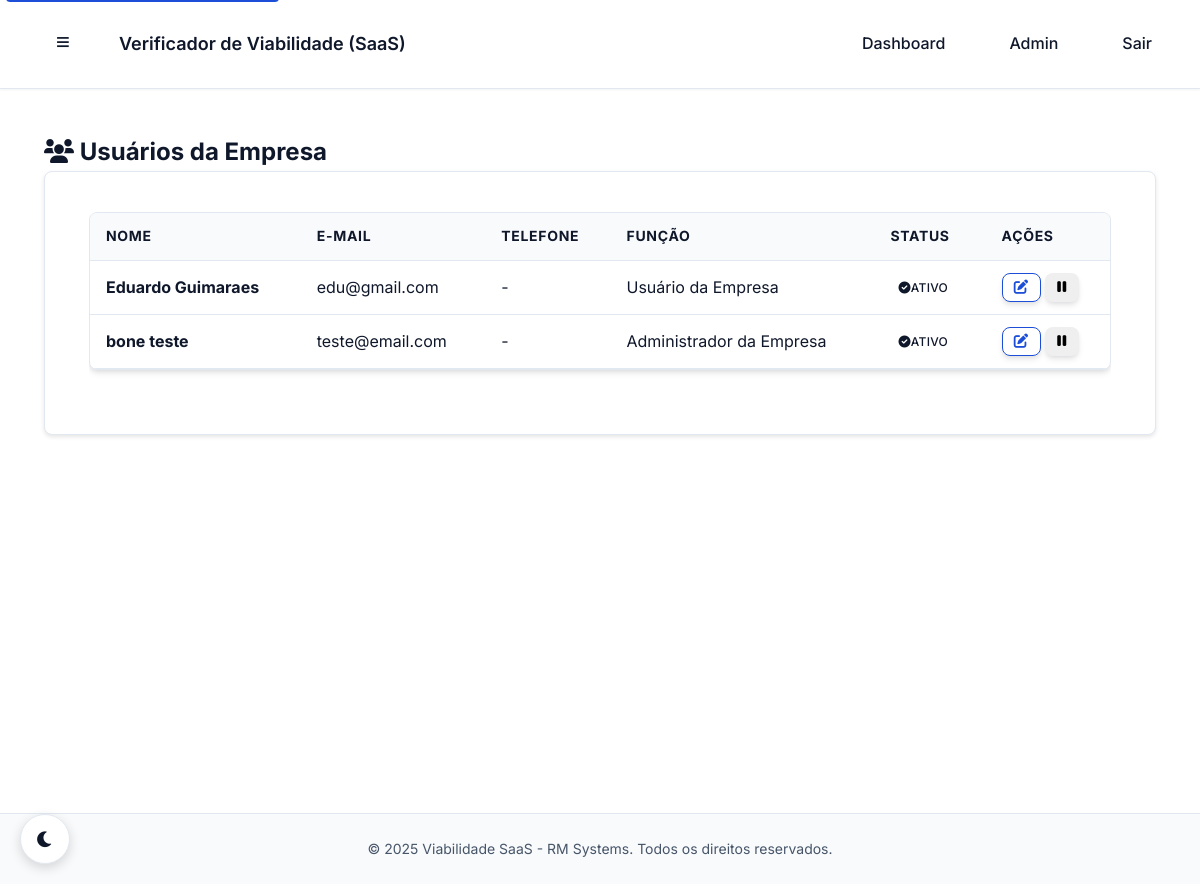
Screenshot of /fibramar/painel/usuarios/ (signed in) with the database file from the repository.
### core/models.py (models this page shows, shortened)
class CustomUser(AbstractUser):
    USER_ROLES = [
        ('RM', 'Administrador RM'),  # Você e o Bone
        ('COMPANY_ADMIN', 'Administrador da Empresa'),  # Admin da empresa cliente
        ('COMPANY_USER', 'Usuário da Empresa'),  # Usuário comum da empresa
    ]
    role = models.CharField(
        max_length=20,
        choices=USER_ROLES,
        default='COMPANY_USER',
        verbose_name="Função"
    )
    company = models.ForeignKey(
        Company,
        on_delete=models.CASCADE,
        null=True,
        blank=True,
        related_name='users',
        verbose_name="Empresa"
    )
    phone = models.CharField(max_length=20, blank=True, verbose_name="Telefone")
    created_at = models.DateTimeField(auto_now_add=True, verbose_name="Criado em")
    updated_at = models.DateTimeField(auto_now=True, verbose_name="Atualizado em")
    class Meta:
        verbose_name = "Usuário"
        verbose_name_plural = "Usuários"
    @property
    def is_rm_admin(self):
        return self.role == 'RM'
    @property
    def is_company_admin(self):
        return self.role == 'COMPANY_ADMIN'

### core/views.py (the view)
@login_required
@company_access_required(require_admin=False)
def company_user_list(request, company_slug):
    company = get_object_or_404(Company, slug=company_slug)
    users = CustomUser.objects.filter(company=company).order_by('username')
    return render(request, 'company/users/list.html', {'users': users, 'company': company})

### core/permissions.py (called while the page is built, shortened)
def company_access_required(require_admin=False):
    def decorator(view_func):
        @wraps(view_func)
        def _wrapped(request, *args, **kwargs):
            user = request.user
            if user.is_authenticated and (getattr(user, 'is_rm_admin', False) or getattr(user, 'is_superuser', False)):
                return view_func(request, *args, **kwargs)
        return _wrapped
    return decorator

### templates/company/users/list.html (shortened to what this page needs)
{% extends 'base.html' %}
{% block content %}
<div class="container-fluid">
  <div class="row">
    <div class="col-12">
      <div class="d-flex justify-content-between align-items-center mb-4">
        <h2>
          <i class="fas fa-users me-2"></i>
          Usuários da Empresa
        </h2>
      </div>
      {% if users %}
      <div class="card">
        <div class="card-body">
          <div class="table-responsive">
            <table class="table table-hover align-middle">
              <thead>
                <tr>
                  <th>Nome</th>
                  <th>E-mail</th>
                  <th>Telefone</th>
                  <th>Função</th>
                  <th>Status</th>
                  <th class="text-end">Ações</th>
                </tr>
              </thead>
              <tbody>
                {% for u in users %}
                  <tr>
                    <td><strong>{{ u.get_full_name|default:u.username }}</strong></td>
                    <td>{{ u.email }}</td>
                    <td>{{ u.phone|default:'-' }}</td>
                    <td>{{ u.get_role_display }}</td>
                    <td>
                      {% if u.is_active %}
                        <span class="badge bg-success"><i class="fas fa-check-circle me-1"></i>Ativo</span>
                      {% else %}
                        <span class="badge bg-secondary"><i class="fas fa-times-circle me-1"></i>Inativo</span>
                      {% endif %}
                    </td>
                    <td class="text-end">
                      <div class="btn-group" role="group">
                        <a href="{% url 'company:user_edit' company.slug u.id %}" class="btn btn-sm btn-outline-primary" title="Editar">
                          <i class="fas fa-edit"></i>
                        </a>
                        {% if not u.is_superuser and u.id != user.id %}
                          <button type="button"
                                  class="btn btn-sm btn-outline-{% if u.is_active %}warning{% else %}success{% endif %} js-toggle-user"
                                  data-user-id="{{ u.id }}"
                                  title="{% if u.is_active %}Desativar{% else %}Ativar{% endif %}">
                            <i class="fas fa-{% if u.is_active %}pause{% else %}play{% endif %}"></i>
                          </button>
                        {% endif %}
                      </div>
                    </td>
                  </tr>
                {% endfor %}
              </tbody>
            </table>
          </div>
        </div>
      </div>
      {% else %}
        <div class="alert alert-info">
          <i class="fas fa-info-circle"></i> Nenhum usuário cadastrado para {{ company.name }}.
        </div>
      {% endif %}
    </div>
  </div>
</div>
{% endblock %}

### static/css/styles.css (style rules this page uses)
:root { --white-light: var(--rm-white); --white-std: var(--rm-gray-50); --white-dark: var(--rm-gray-200); --gray-light: var(--rm-gray-200); --gray: var(--rm-gray-600); --gray-dark: var(--rm-gray-900); --bg: var(--rm-gradient-secondary); --bg2: var(--rm-primary-50); --white: var(--rm-white); --card: var(--rm-card-bg); --text: var(--rm-text-primary); --muted: var(--rm-text-secondary); --border: var(--rm-border-primary); --primary: var(--rm-primary); --primary-hover: var(--rm-primary-dark); --primary-700: var(--rm-primary-dark); --success: var(--rm-success); --warning: var(--rm-warning); --error: var(--rm-error); --shadow: var(--rm-shadow); --shadow-lg: var(--rm-shadow-lg); }
* { box-sizing: border-box; margin: 0; padding: 0; }
html { font-size: 16px; line-height: 1.5; -webkit-text-size-adjust: 100%; -webkit-font-smoothing: antialiased; -moz-osx-font-smoothing: grayscale; }
body { font-family: 'Inter', -apple-system, BlinkMacSystemFont, 'Segoe UI', Roboto, 'Helvetica Neue', Arial, sans-serif; font-weight: 400; line-height: 1.6; color: var(--rm-text-primary); background: var(--rm-bg-primary); transition: all 0.2s cubic-bezier(0.4, 0, 0.2, 1); overflow-x: hidden; }
.card { background: var(--rm-card-bg); border: 1px solid var(--rm-card-border); border-radius: 16px; padding: 24px; margin-bottom: 24px; box-shadow: var(--rm-card-shadow); transition: all 0.2s cubic-bezier(0.4, 0, 0.2, 1); position: relative; overflow: hidden; }
.card::before { content: ''; position: absolute; top: 0; left: 0; right: 0; height: 3px; background: linear-gradient(90deg, var(--primary), var(--primary-hover)); opacity: 0; transition: opacity 0.3s ease; }
.btn { border: none; padding: 16px 24px; border-radius: 12px; cursor: pointer; font-weight: 600; font-size: 1rem; transition: all 0.2s cubic-bezier(0.4, 0, 0.2, 1); position: relative; overflow: hidden; text-transform: none; display: inline-flex; align-items: center; justify-content: center; gap: 0.5rem; user-select: none; box-shadow: 0 1px 3px rgba(0, 0, 0, 0.1); letter-spacing:0.025em; }
.btn-sm { padding:8px 12px; font-size:0.75rem; }
[title] { position:relative; cursor:help; }
.table { width: 100%; border-collapse: collapse; background: var(--rm-bg-primary); border-radius: 12px; overflow: hidden; box-shadow: var(--rm-shadow); margin-bottom: 24px; }
.table th { background: var(--rm-bg-secondary); color: var(--rm-text-primary); font-weight: 600; padding: 16px; text-align: left; border-bottom: 2px solid var(--rm-border-primary); font-size: 0.875rem; text-transform: uppercase; letter-spacing: 0.05em; }
.table td { padding: 16px; border-bottom: 1px solid var(--rm-border-primary); color: var(--rm-text-secondary); vertical-align: middle; }
.table tbody tr { transition: all 0.2s ease; }
.badge { display: inline-flex; align-items: center; gap: 4px; padding: 4px 12px; font-size: 0.75rem; font-weight: 500; border-radius: 20px; text-transform: uppercase; letter-spacing: 0.025em; }

### static/css/dark-mode.css (style rules this page uses)
* { transition: background-color 0.3s ease, border-color 0.3s ease, color 0.3s ease, box-shadow 0.3s ease, fill 0.3s ease, stroke 0.3s ease; }
.btn { transition: all 0.3s ease; }
.table { background: var(--rm-card-bg); border: 1px solid var(--rm-card-border); color: var(--rm-text-primary); }
.table th { background: var(--rm-bg-secondary); color: var(--rm-text-primary); border-bottom: 1px solid var(--rm-border-primary); }
.table td { border-bottom: 1px solid var(--rm-border-primary); color: var(--rm-text-primary); }
.card { animation: fadeIn 0.3s ease-out; }

### static/css/global.css (style rules this page uses)
body { background-color: var(--rm-bg-primary); color: var(--rm-text-primary); transition: background-color 0.3s ease, color 0.3s ease; }

### templates/base.html (style rules this page uses)
.card, .upload-area { margin: 0 auto; }
.row { display: flex; flex-wrap: wrap; margin: 0 -15px; }
.row > [class*="col-"] { padding: 0 15px; box-sizing: border-box; }

### rows the page displays
CustomUser: get_full_name "Eduardo Guimaraes", email "edu@gmail.com", phone "-", role "Usuário da Empresa", is_active True (drawn)
CustomUser: get_full_name "bone teste", email "teste@email.com", phone "-", role "Administrador da Empresa", is_active True (drawn)
